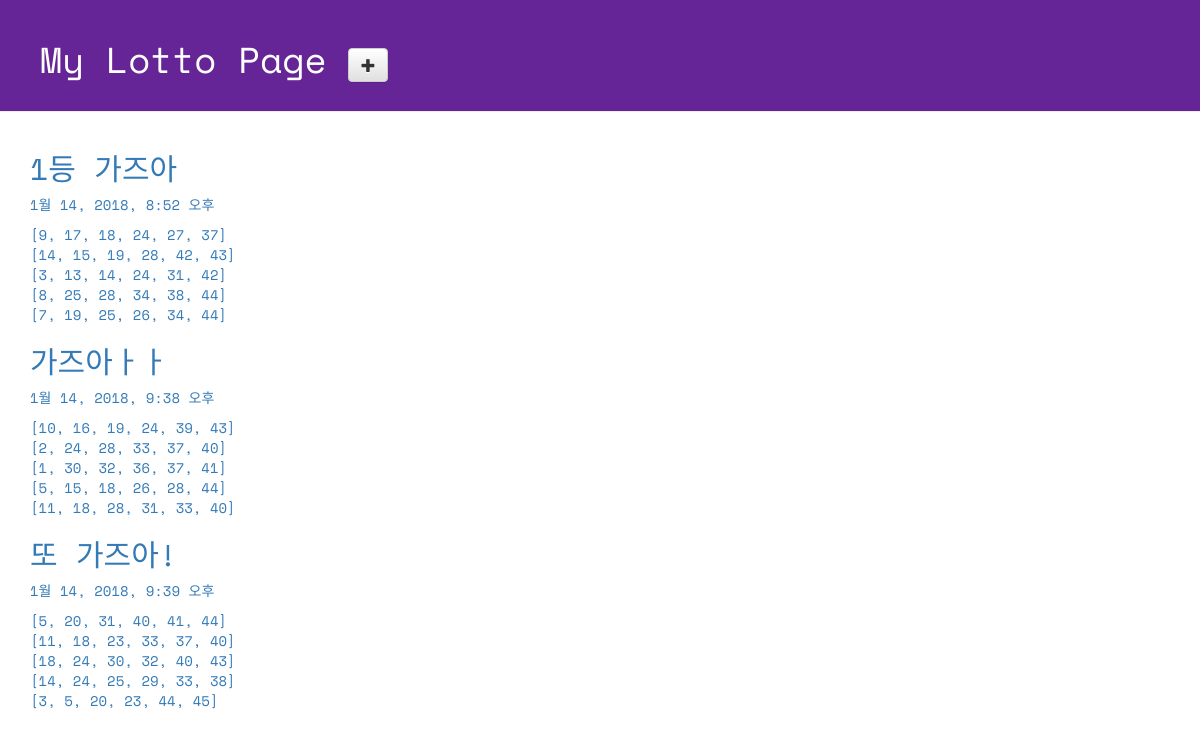
Page /lotto/ on the committed database.
### lotto/models.py (models this page shows, shortened)
class GuessNumbers(models.Model):
    name = models.CharField(max_length = 24)
    lottos = models.CharField(max_length = 255, default = '[1,2,3,4,5,6]')
    text = models.CharField(max_length = 255)
    num_lotto = models.IntegerField(default = 5)
    update_date = models.DateTimeField()

### lotto/views.py (the view)
# urls.py: url(r'^lotto/$', views.index, name = 'lotto'),
def index(request):
    lottos = GuessNumbers.objects.all()
    return render(request,"lotto/default.html", {"lottos": lottos})

### lotto/templates/lotto/default.html (shortened to what this page needs)
<!DOCTYPE html>
{% load staticfiles %}
<html lang="ko">
<head>
  <link rel="stylesheet" href="//maxcdn.bootstrapcdn.com/bootstrap/3.2.0/css/bootstrap.min.css">
  <link rel="stylesheet" href="//maxcdn.bootstrapcdn.com/bootstrap/3.2.0/css/bootstrap-theme.min.css">
  <link rel="stylesheet" href="{% static 'css/lotto.css' %}">
</head>
<body>
  <div class="page-header">
  <h1>My Lotto Page
    <a href="{% url 'new_lotto' %}"><span class="glyphicon glyphicon-plus btn btn-default"></span></a></h1>
  </div>
  <div class="container lotto">
    {% for lotto in lottos %}
    <h2><a href="{% url 'detail' lottokey=lotto.pk %}">{{lotto.text}}</h2>
    <p> {{lotto.update_date}}</p>
    <p> {{lotto.lottos|linebreaksbr}}</p>
    {% endfor %}
  </div>
</body>
</html>

### lotto/static/css/lotto.css (style rules this page uses)
.page-header { background-color: #652596; margin-top: 0; padding: 20px 20px 20px 40px; font-family: 'Space Mono', monospace; }
.page-header h1 { color: #FFFFFF; }
.container { font-family: 'Space Mono', monospace; }
.container h2 { color: #b9f442; }

### rows in the picture
GuessNumbers: text "1등 가즈아", update_date "1월 14, 2018, 8:52 오후", lottos "[9, 17, 18, 24, 27, 37] [14, 15, 19, 28, 42, 43] [3, 13, 14, 24, 31, 42] [8, 25, 28, 34, 38, 44] [7, 19, 25, 26, 34, 44]"
GuessNumbers: text "가즈아ㅏㅏ", update_date "1월 14, 2018, 9:38 오후", lottos "[10, 16, 19, 24, 39, 43] [2, 24, 28, 33, 37, 40] [1, 30, 32, 36, 37, 41] [5, 15, 18, 26, 28, 44] [11, 18, 28, 31, 33, 40]"
GuessNumbers: text "또 가즈아!", update_date "1월 14, 2018, 9:39 오후", lottos "[5, 20, 31, 40, 41, 44] [11, 18, 23, 33, 37, 40] [18, 24, 30, 32, 40, 43] [14, 24, 25, 29, 33, 38] [3, 5, 20, 23, 44, 45]"
